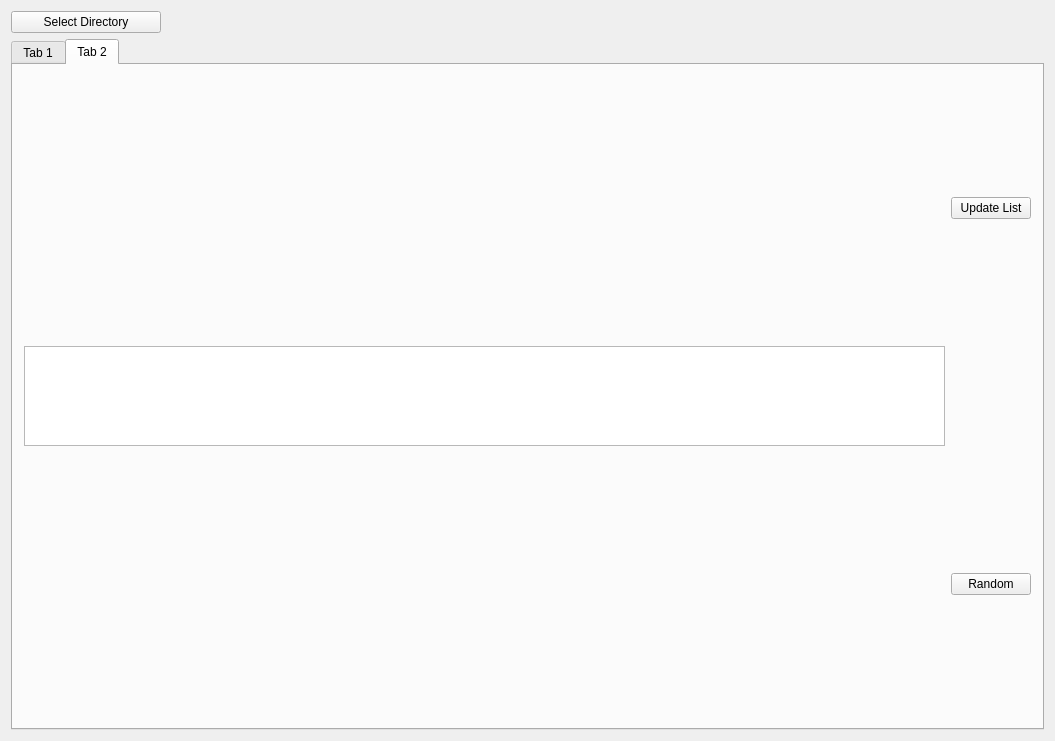
<?xml version="1.0" encoding="UTF-8"?>
<ui version="4.0">
 <class>MainWindow</class>
 <widget class="QMainWindow" name="MainWindow">
  <property name="geometry">
   <rect>
    <x>0</x>
    <y>0</y>
    <width>1055</width>
    <height>741</height>
   </rect>
  </property>
  <property name="windowTitle">
   <string>MainWindow</string>
  </property>
  <widget class="QWidget" name="centralWidget">
   <layout class="QVBoxLayout" name="verticalLayout">
    <item>
     <layout class="QHBoxLayout" name="horizontalLayout">
      <item>
       <widget class="QPushButton" name="selectDirButton">
        <property name="maximumSize">
         <size>
          <width>150</width>
          <height>16777215</height>
         </size>
        </property>
        <property name="text">
         <string>Select Directory</string>
        </property>
       </widget>
      </item>
      <item>
       <widget class="QLabel" name="selectedDir">
        <property name="text">
         <string/>
        </property>
       </widget>
      </item>
     </layout>
    </item>
    <item>
     <widget class="QTabWidget" name="tabWidget">
      <property name="currentIndex">
       <number>1</number>
      </property>
      <widget class="QWidget" name="RenameTab">
       <attribute name="title">
        <string>Tab 1</string>
       </attribute>
       <layout class="QGridLayout" name="gridLayout">
        <item row="1" column="0">
         <layout class="QHBoxLayout" name="horizontalLayout_2">
          <item>
           <widget class="QLabel" name="label">
            <property name="minimumSize">
             <size>
              <width>100</width>
              <height>0</height>
             </size>
            </property>
            <property name="text">
             <string>Tag: </string>
            </property>
           </widget>
          </item>
          <item>
           <widget class="QTextEdit" name="tagText">
            <property name="maximumSize">
             <size>
              <width>16777215</width>
              <height>50</height>
             </size>
            </property>
           </widget>
          </item>
         </layout>
        </item>
        <item row="2" column="0">
         <widget class="QPushButton" name="renameButton">
          <property name="text">
           <string>Rename Files</string>
          </property>
         </widget>
        </item>
       </layout>
      </widget>
      <widget class="QWidget" name="ViewTab">
       <attribute name="title">
        <string>Tab 2</string>
       </attribute>
       <layout class="QGridLayout" name="gridLayout_2">
        <item row="2" column="1">
         <widget class="QPushButton" name="randomButton">
          <property name="text">
           <string>Random</string>
          </property>
         </widget>
        </item>
        <item row="0" column="1">
         <widget class="QPushButton" name="updateButton">
          <property name="text">
           <string>Update List</string>
          </property>
         </widget>
        </item>
        <item row="0" column="0">
         <layout class="QHBoxLayout" name="ImageLayout">
          <property name="sizeConstraint">
           <enum>QLayout::SetMaximumSize</enum>
          </property>
         </layout>
        </item>
        <item row="1" column="0">
         <widget class="QListView" name="stackView">
          <property name="maximumSize">
           <size>
            <width>16777215</width>
            <height>100</height>
           </size>
          </property>
         </widget>
        </item>
       </layout>
      </widget>
     </widget>
    </item>
   </layout>
  </widget>
 </widget>
 <layoutdefault spacing="6" margin="11"/>
 <resources/>
 <connections/>
</ui>
